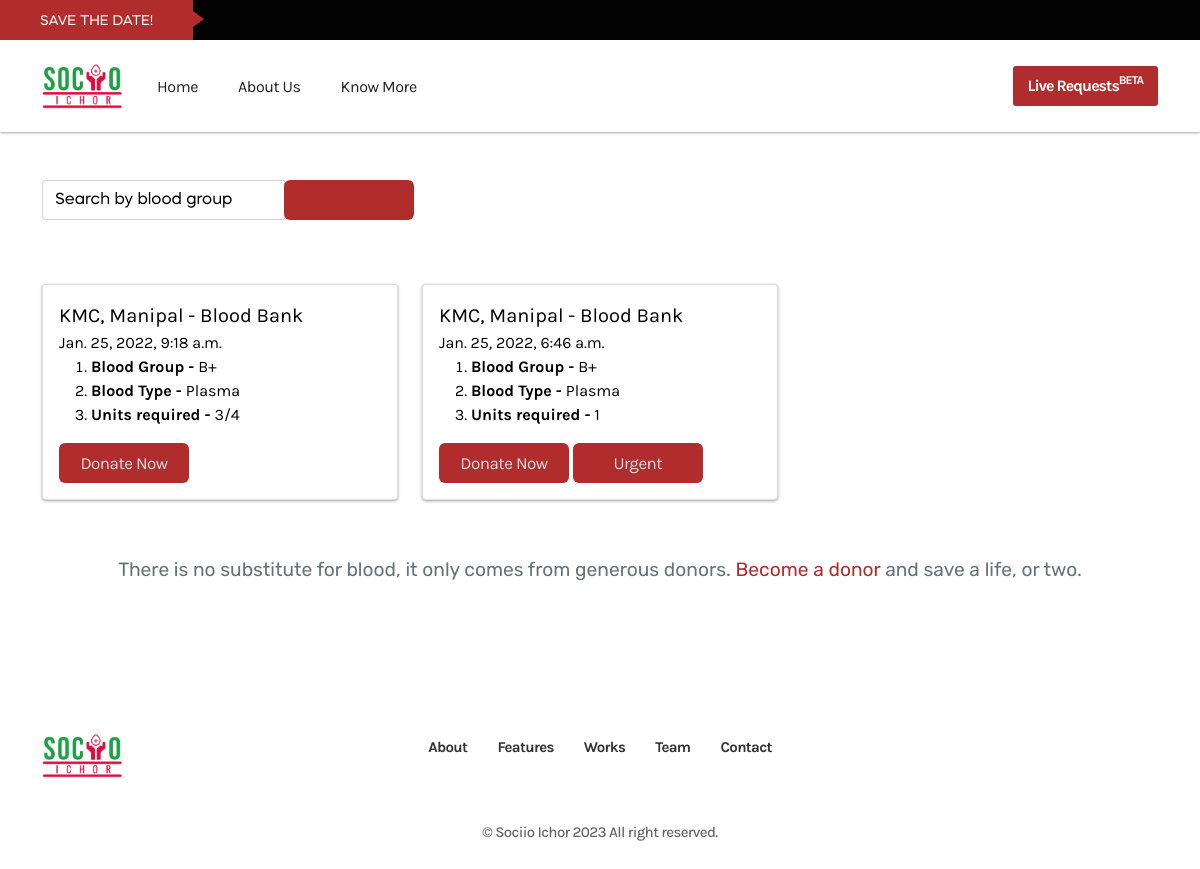
The app's page /donate/ with its own data.
### home/models.py (models this page shows)
class BloodRequest(models.Model):
    blood_request_id = models.AutoField(primary_key=True)
    time_stamp = models.DateTimeField(auto_now_add=True)
    blood_group = models.CharField(
        max_length=20, choices=BG_CHOICES, default=None, blank=True, null=True
    )
    blood_type = models.CharField(
        max_length=50, choices=TYPE, default=None, blank=True, null=True
    )
    acceptable_blood_group = models.CharField(max_length = 100, blank=True, null=True )
    Phone = models.CharField(max_length=10, default='')
    units = models.CharField(max_length=5)
    note = models.TextField(default='', blank=True, null=True)
    address = models.TextField(default='', blank=True, null=True)
    hospital_initials = models.CharField(default='', blank=False, null=False, max_length=50 )
    status = models.IntegerField(choices=STATUS, default=0)
    urgent = models.BooleanField( blank=True, default=False)
    slug = models.SlugField(max_length=400, unique=True, default=None)
    custom_field_key = models.CharField(default='', blank=True, max_length=255)
    custom_field_value = models.CharField(default='', blank=True, max_length=255)
    class Meta:
        verbose_name = 'Blood Request'

### home/views.py (the view)
# urls.py: path('donate/', views.BloodListView.as_view(), name='donate'),
class BloodListView(ListView):
    model=BloodRequest
    template_name = 'home/request.html'
    queryset=BloodRequest.objects.filter(status=STATUS_PUBLISH).order_by('-time_stamp')
    context_object_name='blood'

### home/templates/home/request.html (shortened to what this page needs)
 {% extends 'home/base.html' %}  {% block content %}
<div class="container search-bar" style="margin-top:15% !important; ">
   <div class="col-lg-4">
    <form  action="{% url 'home:search-blood' %}" method="get">
        <div class="input-group mb-4">
          <input  type="text" name="q" id="q" placeholder="Search by blood group" aria-label="Search" class="form-control">
          <div class="input-group-append">
            <button id="button-addon5" type="submit" class="btn-search btn btn-primary"><i class="fa fa-search"></i></button>
          </div>
        </div>
      </form>
   </div>
    <div class="row" style="margin-top: 5%;">
        {% if blood %}
        {% for b in blood %}
        <div class="col-lg-4" data-aos="fade-up" data-aos-delay="300" data-aos-duration="700">
        <a class="full-link" href="{% url 'home:details' b.slug %}" style="text-decoration: none;">
            <div class="card kmc-card my-2">
                <div class="header card-body">
                     <span style="font-size: 20px;">KMC, Manipal - Blood Bank</span>
                    <br>
                    <div class="kmc-blood-info">
                     <span class="kmc-blood-time">{{ b.time_stamp}}</span>
                    </div>
                    <ol class="kmc-blood-points">
                        {% if b.blood_group %}
                        <li class="kmc-blood-item"><span><b>Blood Group - </b>{{ b.blood_group }}</span></li>
                        {% endif %} {% if b.blood_type %}
                        <li class="kmc-blood-item"><span><b>Blood Type - </b>{{ b.blood_type }}</span></li>
                        {% endif %} {% if b.units %}
                        <li class="kmc-blood-item"><span><b>Units required - </b>{{ b.units }}</span></li>
                        {% endif %}
                    </ol>
                    <a  href="{% url 'home:details' b.slug %}">
                        <button class="btn btn-dark">Donate Now</button> </a>                    {% if b.urgent %}
                        <a  href="{% url 'home:details' b.slug %}">
                      <button class="btn button-red">Urgent</button></a>
                    {% endif %}
                </div>
            </div>
        </a>
        </div>
        {% endfor %} {% endif %}
    </div>
    <div class="col-lg-12 promo-text text-center my-5 " data-aos="fade" data-aos-delay="1000" data-aos-duration="1000">
        <p style="font-family:Rubik; font-size: 120%;"> There is no substitute for blood, it only comes from generous donors. <a class="link-new" href="{% url 'home:donor' %}">Become a donor</a> and save a life, or two.</p>
    </div>
</div>
{% endblock content %}

### home/static/home/css/main.css (style rules this page uses)
body[data-theme='light'], .light-bg, .light-mode-texts { --bg: $white; --bg-2: #f8f9fc; --color-headings: #25373f; --color-texts: rgba(37, 55, 63, 0.7); --color-texts-2: #3b4656; --color-texts-3: rgba(38, 39, 41, 0.7); --border-color: rgba(128, 138, 142, 0.2); --border-color-2: rgba(37, 55, 63, 0.1); }
body { --bg: $white; --bg-2: #f8f9fc; --color-headings: #25373f; --color-texts: rgba(37, 55, 63, 0.7); --color-texts-2: #3b4656; --color-texts-3: rgba(38, 39, 41, 0.7); --border-color: rgba(128, 138, 142, 0.2); --border-color-2: rgba(37, 55, 63, 0.1); }
p { color: var(--color-texts); }
.btn { position: relative; z-index: 5; border-radius: 6px; border: 0; color: rgb(223, 222, 222); font-size: 17px; background-color: #b12d2d !important; font-weight: 400; height: 40px; min-width: 130px; line-height: 28px; letter-spacing: -0.53px; padding: 15px; display: inline-flex; align-items: center; justify-content: center; transition: all .4s ease-in-out; }
.form-control::placeholder { color: #000; opacity: 1; }
a { text-decoration: none; }
.kmc-card { box-shadow: rgba(60, 64, 67, 0.3) 0px 1px 2px 0px, rgba(60, 64, 67, 0.15) 0px 1px 3px 1px; cursor: pointer; font-family: Karla; }
.button-red { -webkit-animation: glowing 1500ms infinite; -moz-animation: glowing 1500ms infinite; -o-animation: glowing 1500ms infinite; animation: glowing 1500ms infinite; }
.full-link { color: #000; }

### home/templates/home/request.html (style rules this page uses)
body { background-color: rgb(255, 255, 255); }

### records on screen
BloodRequest: time_stamp "Jan. 25, 2022, 9:18 a.m.", blood_group "B+", blood_type "Plasma", units "3/4"
BloodRequest: time_stamp "Jan. 25, 2022, 6:46 a.m.", blood_group "B+", blood_type "Plasma", units "1", urgent "Urgent"
